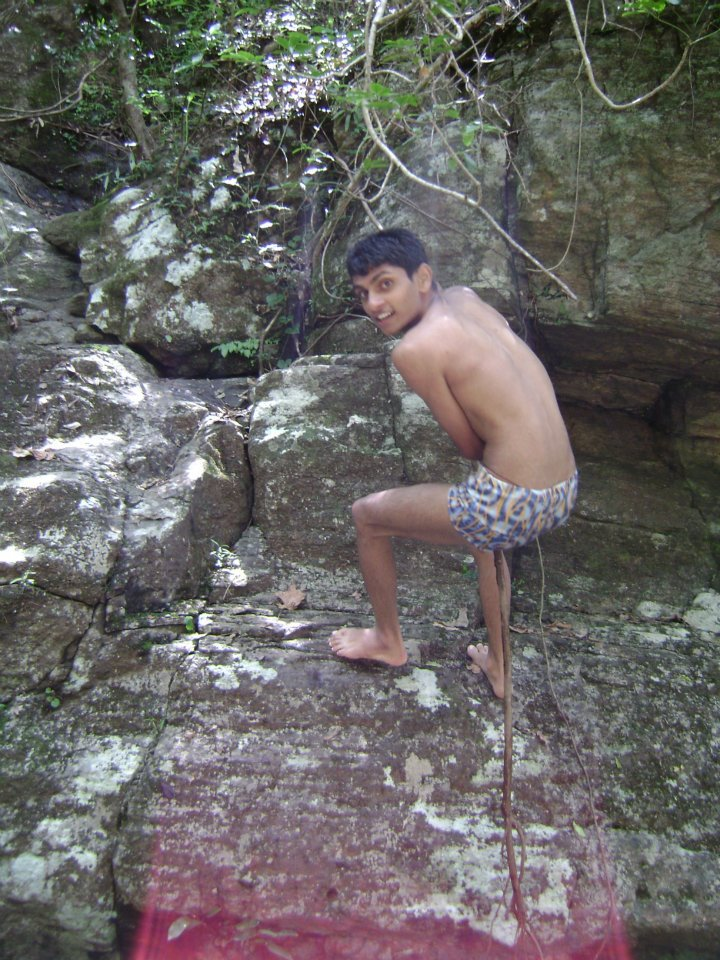
%> input picture images/runge.jpg, 720 x 960 px
$ octave script.m   (GNU Octave 9; MATLAB toolbox functions it lacks are replaced by stand-ins)
%> lines starting %> are read from the running program, lines starting %| are printed output that depends on the picture
### convertImageIntoDoublePrecision.m
function [ img, rows,cols ] = convertImageIntoDoublePrecision( img )

    [rows, cols, dim]= size(img);
    if( dim<3)
          disp('This is not a valid image');
    end
    img = double(img);
end

### getRGBVector.m
function [ R,G,B ] =  getRGBVector( I )
    R=I(:,:,1);
    G=I(:,:,2);
    B=I(:,:,3);
end

### test/script.m
path='images\runge.jpg';

im=imread(path);
%> im is the input picture: size 960x720x3 uint8; mean R, G, B 104.3, 102, 100.3

YCbCr=rgb2ycbcr(im);
%> YCbCr: size 960x720x3 uint8; mean of channels 1, 2, 3 104, 126.9, 129.1
imwrite(YCbCr(:,:,1),'images\nonnormalized_y.jpg');
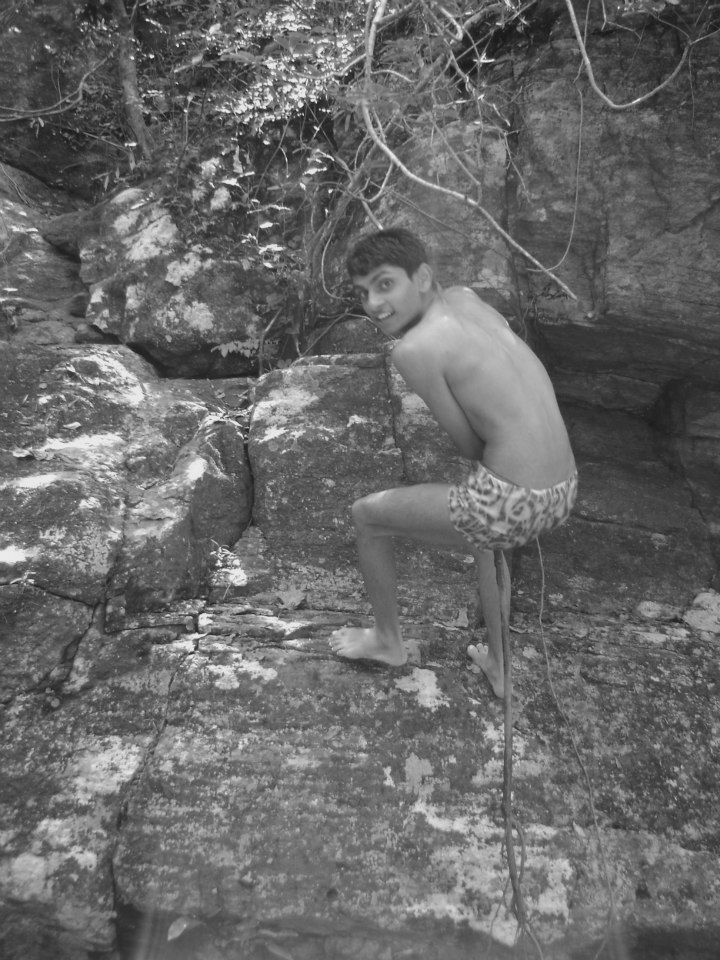
%> saved as nonnormalized_y.jpg: size 960x720 uint8; min 21, max 235, mean 104
imwrite(YCbCr(:,:,2),'images\nonnormalized_cb.jpg');
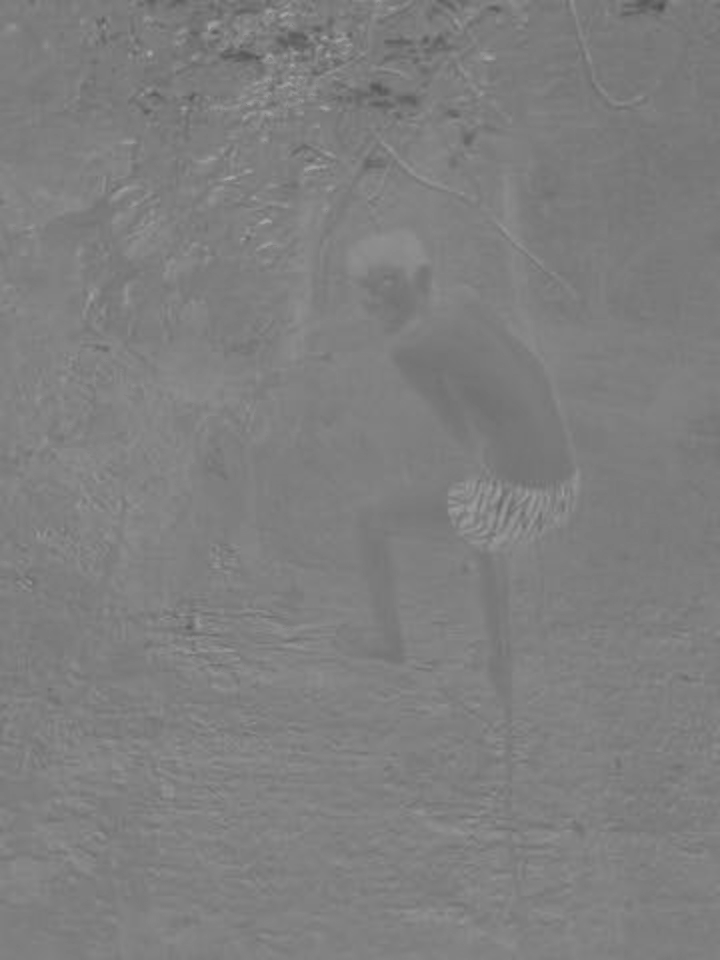
%> saved as nonnormalized_cb.jpg: size 960x720 uint8; min 80, max 166, mean 126.9
imwrite(YCbCr(:,:,3),'images\nonnormalized_cr.jpg');

[ I,H, W ]=convertImageIntoDoublePrecision(path);
%> the run ends on the next line
[ R,G,B ] = getRGBVector(I);

$ run again, with images/427620_3477657422257_1820116472_n.jpg copied over images/runge.jpg
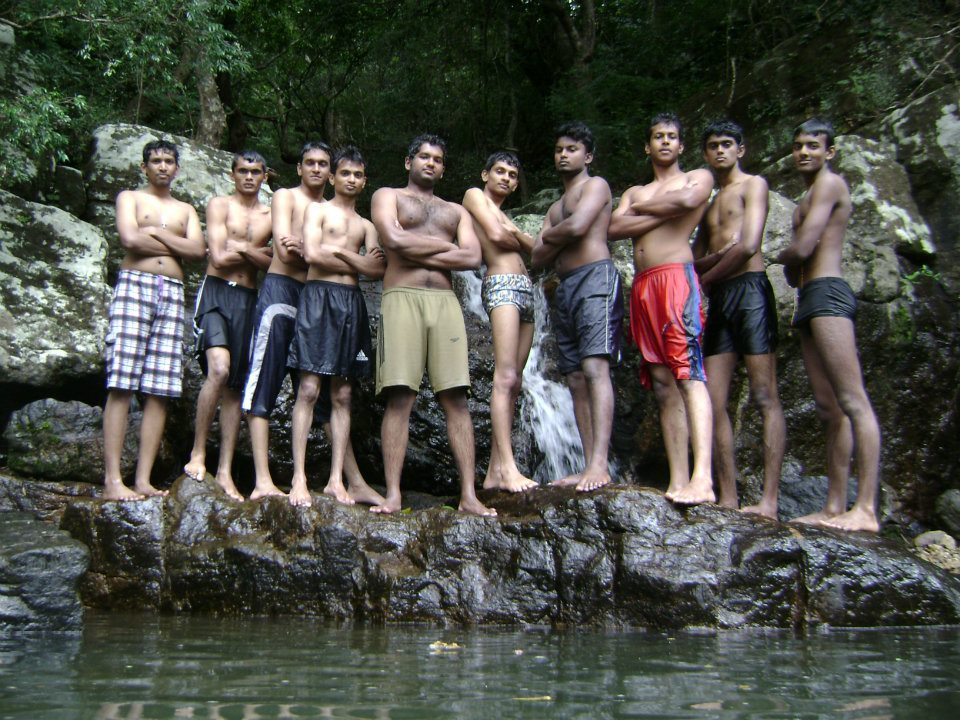
%> input picture images/427620_3477657422257_1820116472_n.jpg, 960 x 720 px
%> im is the input picture: size 720x960x3 uint8; mean R, G, B 77.5, 79, 71.6
%> YCbCr: size 720x960x3 uint8; mean of channels 1, 2, 3 82.7, 125, 127.8
%> `imwrite(YCbCr(:,:,1),'images\nonnormalized_y.jpg');`:
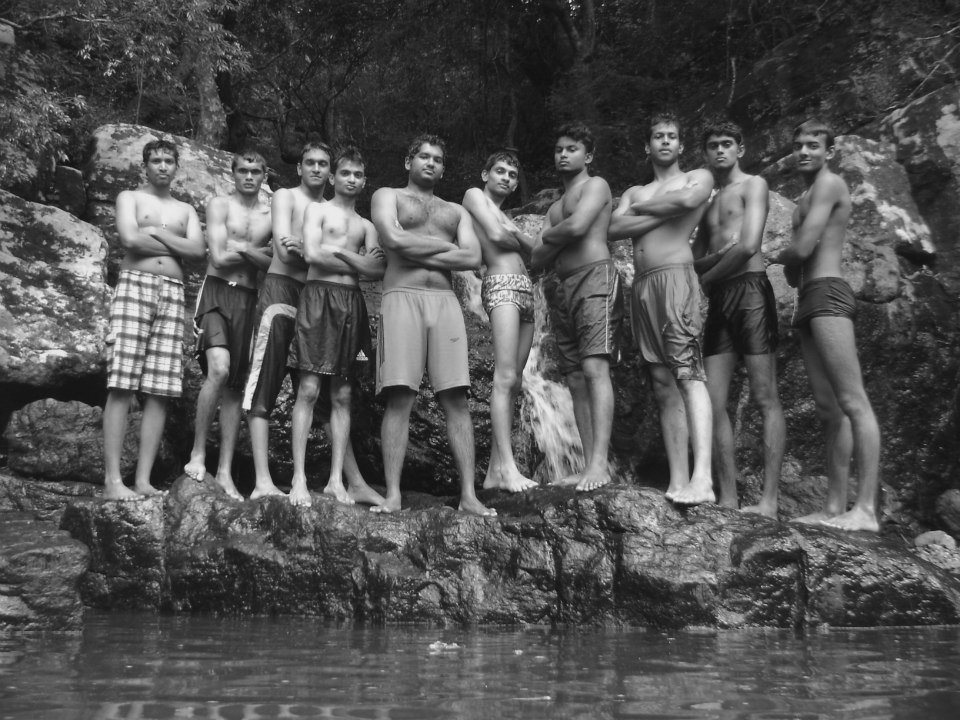
%> saved as nonnormalized_y.jpg: size 720x960 uint8; min 16, max 235, mean 82.7
%> `imwrite(YCbCr(:,:,3),'images\nonnormalized_cr.jpg');`:
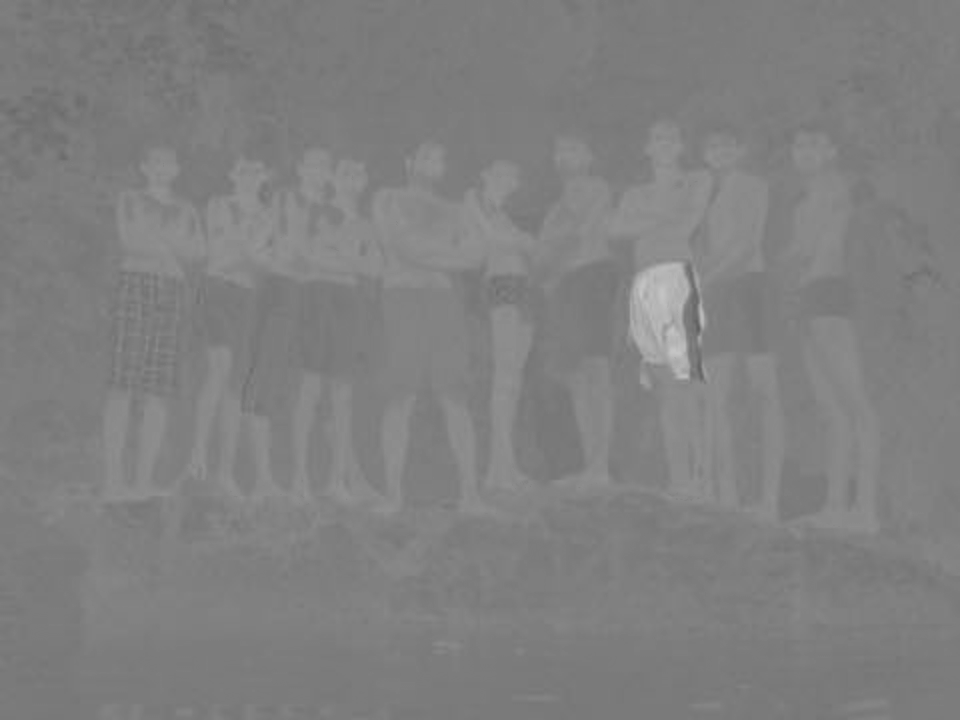
%> saved as nonnormalized_cr.jpg: size 720x960 uint8; min 93, max 197, mean 127.8

$ run again, with images/img1.jpg copied over images/runge.jpg
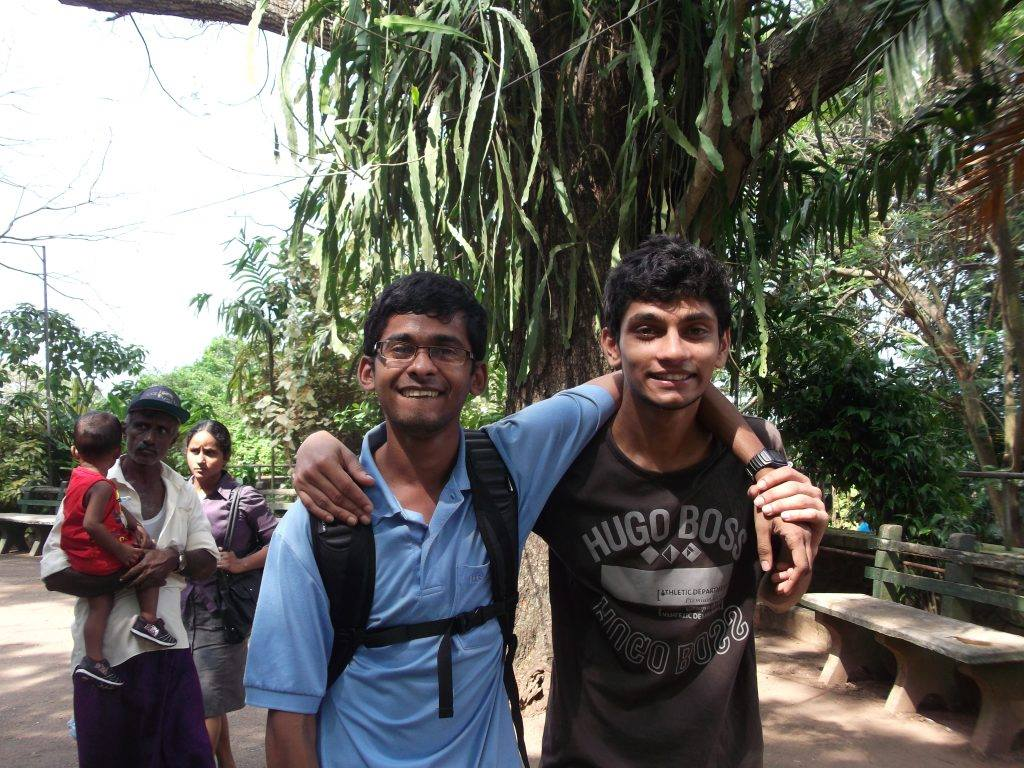
%> input picture images/img1.jpg, 1024 x 768 px
%> im is the input picture: size 768x1024x3 uint8; mean R, G, B 102.5, 102.4, 95.8
%> YCbCr: size 768x1024x3 uint8; mean of channels 1, 2, 3 103.3, 125.1, 128.5
%> `imwrite(YCbCr(:,:,1),'images\nonnormalized_y.jpg');`:
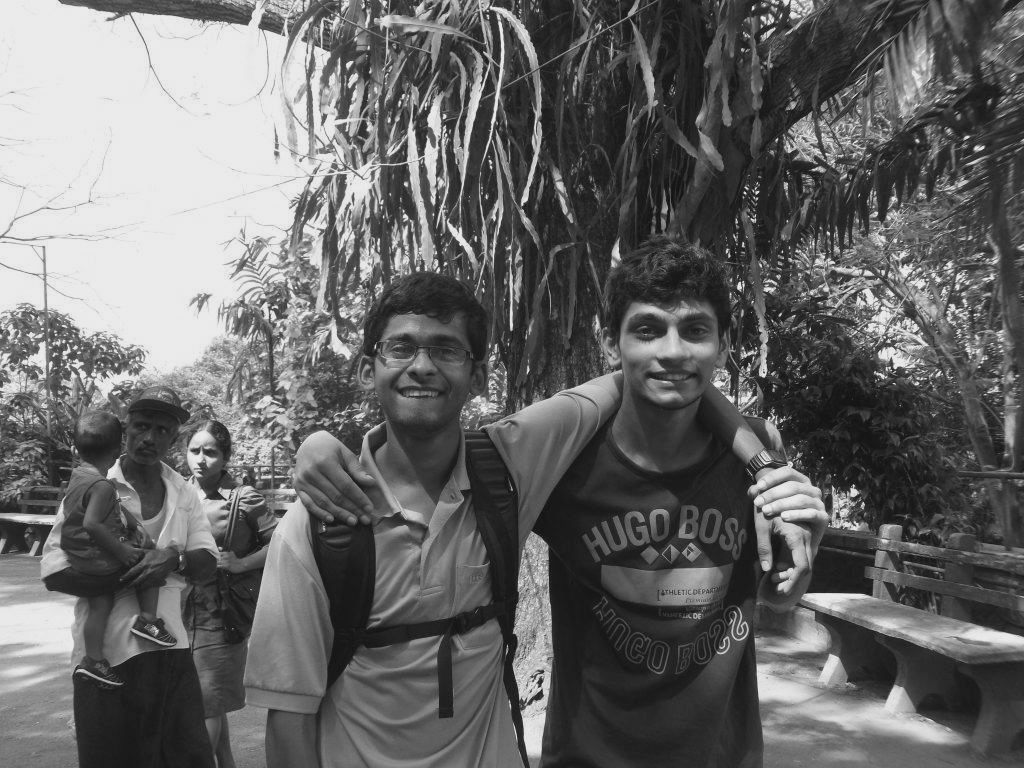
%> saved as nonnormalized_y.jpg: size 768x1024 uint8; min 16, max 235, mean 103.3
%> `imwrite(YCbCr(:,:,3),'images\nonnormalized_cr.jpg');`:
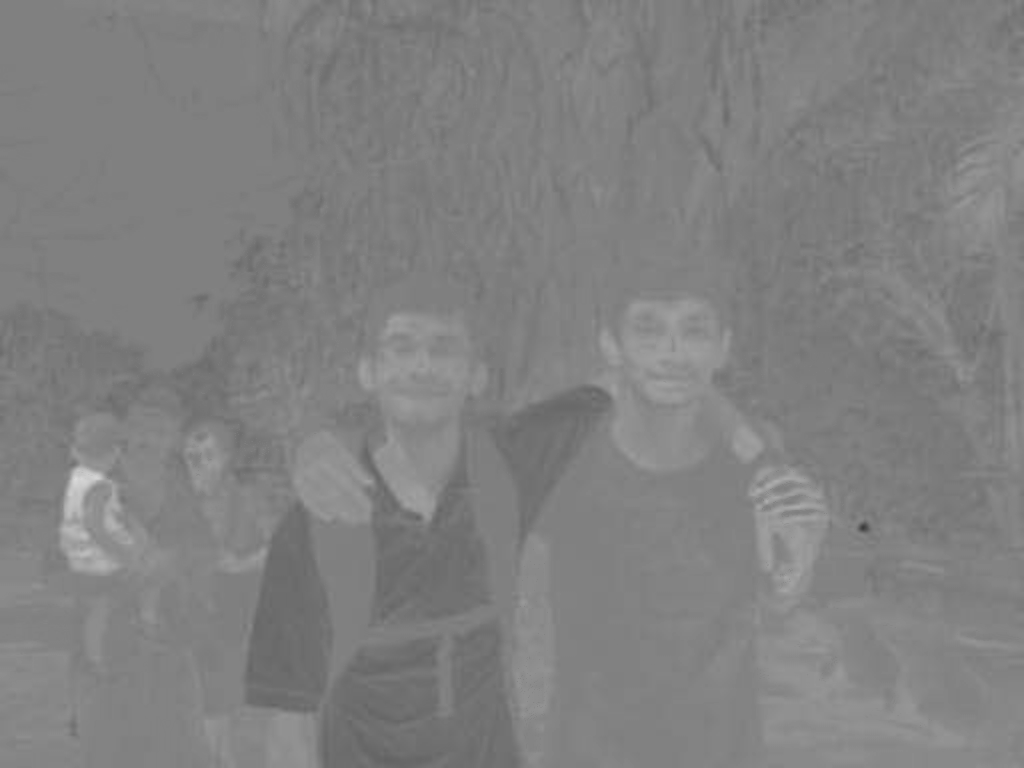
%> saved as nonnormalized_cr.jpg: size 768x1024 uint8; min 58, max 218, mean 128.5

$ run again, with images/img2.jpg copied over images/runge.jpg
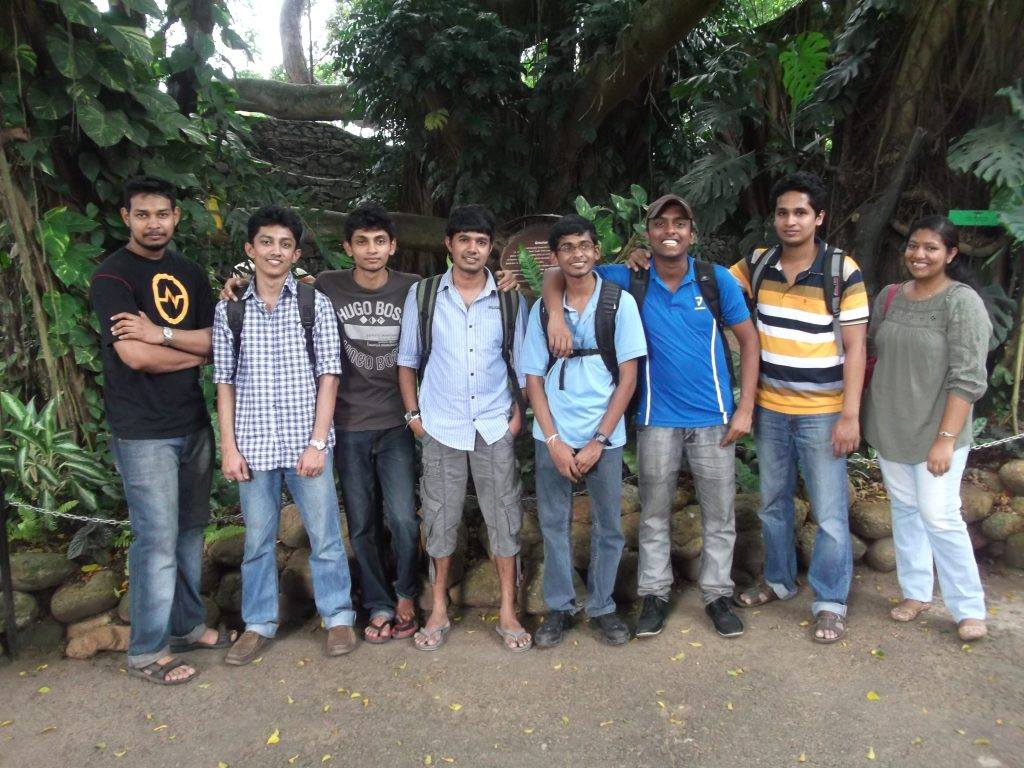
%> input picture images/img2.jpg, 1024 x 768 px
%> im is the input picture: size 768x1024x3 uint8; mean R, G, B 96.5, 97.7, 94.1
%> YCbCr: size 768x1024x3 uint8; mean of channels 1, 2, 3 99.2, 126.6, 127.7
%> `imwrite(YCbCr(:,:,1),'images\nonnormalized_y.jpg');`:
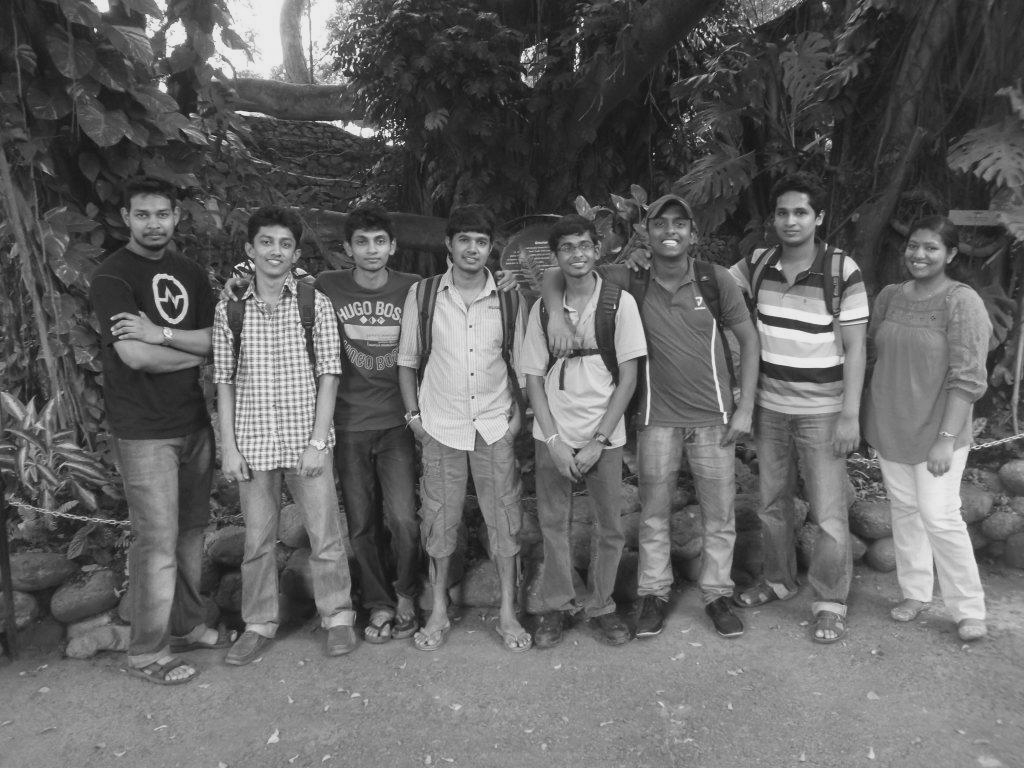
%> saved as nonnormalized_y.jpg: size 768x1024 uint8; min 16, max 235, mean 99.2
%> `imwrite(YCbCr(:,:,3),'images\nonnormalized_cr.jpg');`:
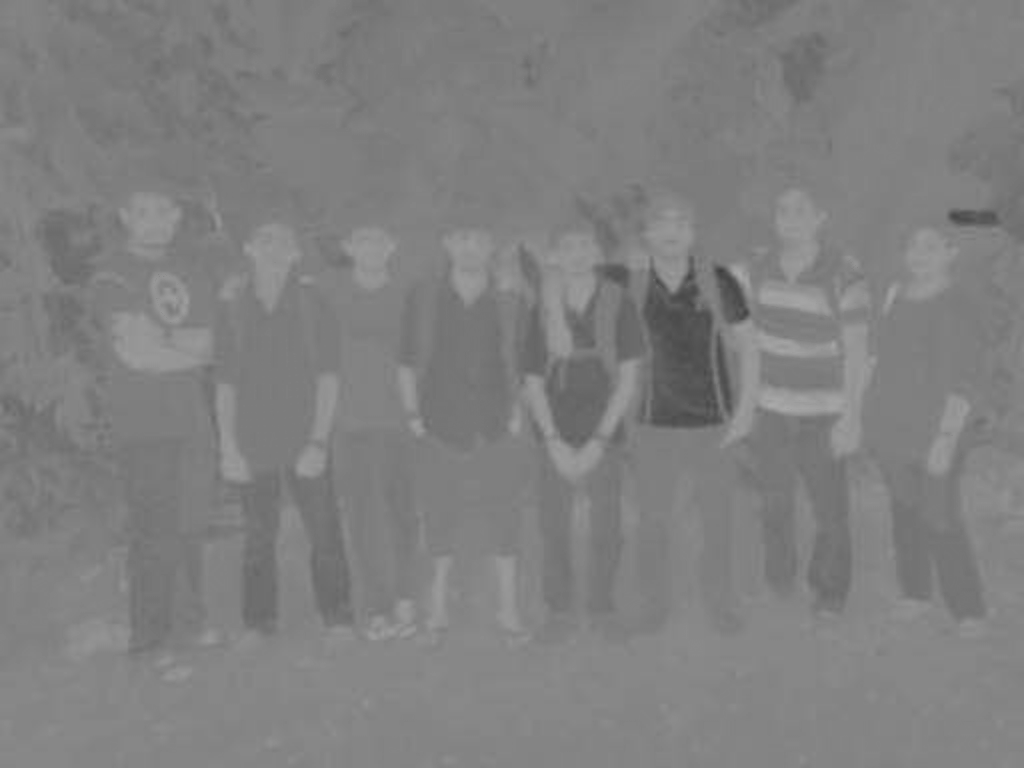
%> saved as nonnormalized_cr.jpg: size 768x1024 uint8; min 61, max 170, mean 127.7
